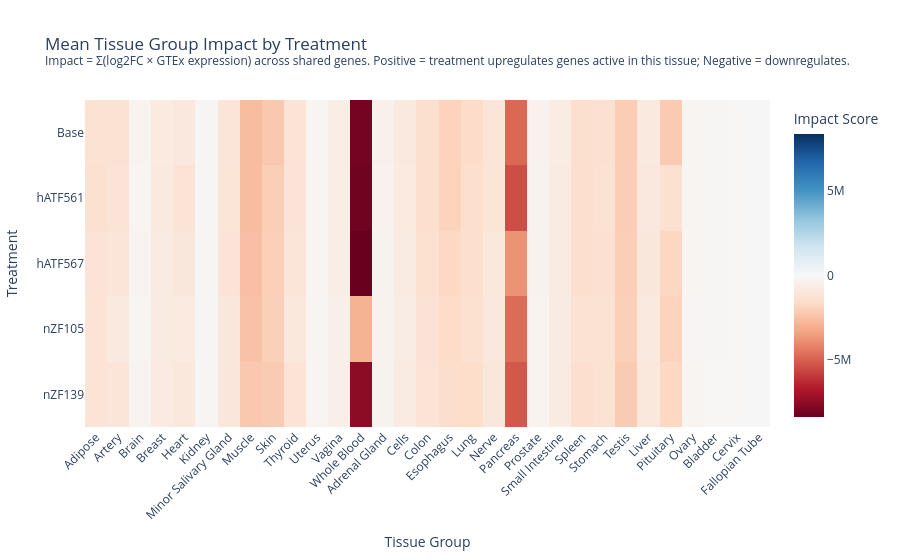

Notebook code cell kept with this figure:
### Code cell
# Mean tissue impact per treatment (averaged across all 946 donors)
treatment_tissue_mean = stacked.groupby('treatment')[tissue_cols].mean()

fig_heat = px.imshow(
    treatment_tissue_mean,
    labels=dict(x='Tissue Group', y='Treatment', color='Mean Impact Score'),
    title='Mean Tissue Group Impact by Treatment'
          '<br><sup>Impact = Σ(log2FC × GTEx expression) across shared genes. '
          'Positive = treatment upregulates genes active in this tissue; '
          'Negative = downregulates.</sup>',
    color_continuous_scale='RdBu',
    color_continuous_midpoint=0,
    aspect='auto',
)
fig_heat.update_layout(
    xaxis_tickangle=-45,
    coloraxis_colorbar=dict(title='Impact Score'),
)
fig_heat.show()

# Ranked tissue per treatment — most impacted tissue for each treatment
print("Most impacted tissue per treatment (by absolute mean impact):")
print(
    treatment_tissue_mean.abs()
    .idxmax(axis=1)
    .rename('top_tissue')
    .to_frame()
    .join(
        treatment_tissue_mean.abs().max(axis=1).rename('abs_impact_score')
    )
    .sort_values('abs_impact_score', ascending=False)
    .to_string()
)

### Figure 1 — Plotly figure (JSON) as saved in the notebook; plotly's stock layout.template omitted (floating-point values rounded to 4 significant figures; data arrays with more than 128 entries replaced by an {"elided": "..."} marker saying what was removed)
{"data": [{"coloraxis": "coloraxis", "hovertemplate": "Tissue Group: %{x}<br>Treatment: %{y}<br>Mean Impact Score: %{z}<extra></extra>", "name": "0", "type": "heatmap", "x": ["Adipose", "Artery", "Brain", "Breast", "Heart", "Kidney", "Minor Salivary Gland", "Muscle", "Skin", "Thyroid", "Uterus", "Vagina", "Whole Blood", "Adrenal Gland", "Cells", "Colon", "Esophagus", "Lung", "Nerve", "Pancreas", "Prostate", "Small Intestine", "Spleen", "Stomach", "Testis", "Liver", "Pituitary", "Ovary", "Bladder", "Cervix", "Fallopian Tube"], "xaxis": "x", "y": ["Base", "hATF561", "hATF567", "nZF105", "nZF139"], "yaxis": "y", "z": {"elided": "5x31 float values"}}], "layout": {"coloraxis": {"cmid": 0, "colorbar": {"title": {"text": "Impact Score"}}, "colorscale": [[0, "rgb(103,0,31)"], [0.1, "rgb(178,24,43)"], [0.2, "rgb(214,96,77)"], [0.3, "rgb(244,165,130)"], [0.4, "rgb(253,219,199)"], [0.5, "rgb(247,247,247)"], [0.6, "rgb(209,229,240)"], [0.7, "rgb(146,197,222)"], [0.8, "rgb(67,147,195)"], [0.9, "rgb(33,102,172)"], [1, "rgb(5,48,97)"]]}, "title": {"text": "Mean Tissue Group Impact by Treatment<br><sup>Impact = Σ(log2FC × GTEx expression) across shared genes. Positive = treatment upregulates genes active in this tissue; Negative = downregulates.</sup>"}, "xaxis": {"anchor": "y", "domain": [0, 1], "tickangle": -45, "title": {"text": "Tissue Group"}}, "yaxis": {"anchor": "x", "autorange": "reversed", "domain": [0, 1], "title": {"text": "Treatment"}}}}
